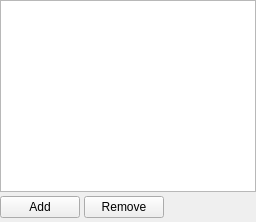
                     <widget class="QWidget" name="tabWidgetQPgStream">
                      <attribute name="title">
                       <string>Stream</string>
                      </attribute>
                      <layout class="QVBoxLayout" name="verticalLayout_stream">
                       <property name="spacing">
                        <number>4</number>
                       </property>
                       <property name="leftMargin">
                        <number>0</number>
                       </property>
                       <property name="topMargin">
                        <number>0</number>
                       </property>
                       <property name="rightMargin">
                        <number>0</number>
                       </property>
                       <property name="bottomMargin">
                        <number>4</number>
                       </property>
                       <item>
                        <widget class="QTableView" name="tableViewStream">
                         <property name="toolTip">
                          <string>Stream links saved for this singer. Double click one to resolve and play it.</string>
                         </property>
                         <property name="contextMenuPolicy">
                          <enum>Qt::CustomContextMenu</enum>
                         </property>
                         <property name="alternatingRowColors">
                          <bool>true</bool>
                         </property>
                         <property name="selectionBehavior">
                          <enum>QAbstractItemView::SelectRows</enum>
                         </property>
                         <property name="wordWrap">
                          <bool>false</bool>
                         </property>
                         <attribute name="horizontalHeaderMinimumSectionSize">
                          <number>10</number>
                         </attribute>
                         <attribute name="verticalHeaderHighlightSections">
                          <bool>false</bool>
                         </attribute>
                        </widget>
                       </item>
                       <item>
                        <layout class="QHBoxLayout" name="horizontalLayout_stream">
                         <property name="topMargin">
                          <number>0</number>
                         </property>
                         <item>
                          <widget class="QPushButton" name="btnStreamAdd">
                           <property name="toolTip">
                            <string>Add a stream link for this singer</string>
                           </property>
                           <property name="text">
                            <string>Add</string>
                           </property>
                          </widget>
                         </item>
                         <item>
                          <widget class="QPushButton" name="btnStreamRemove">
                           <property name="toolTip">
                            <string>Remove the selected stream link</string>
                           </property>
                           <property name="text">
                            <string>Remove</string>
                           </property>
                          </widget>
                         </item>
                         <item>
                          <spacer name="horizontalSpacer_stream">
                           <property name="orientation">
                            <enum>Qt::Horizontal</enum>
                           </property>
                           <property name="sizeHint" stdset="0">
                            <size>
                             <width>40</width>
                             <height>20</height>
                            </size>
                           </property>
                          </spacer>
                         </item>
                        </layout>
                       </item>
                      </layout>
                     </widget>
